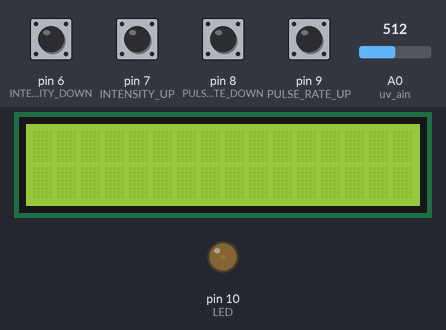
The sketch below on a simulated Arduino Uno, built with avr-gcc and run on an emulated ATmega328P. Shown: 16×2 character LCD, output pins drawn as LEDs (lit = HIGH). The inputs (shaded band) are chosen by the test bench; at power-on: pin 6 (INTENSITY_DOWN), pin 7 (INTENSITY_UP), pin 8 (PULSE_RATE_DOWN), pin 9 (PULSE_RATE_UP) HIGH, A0 (uv_ain) = 512. What the sketch prints to the serial monitor is not drawn.

Above: at 1.2 s.
1.3 s: pin 8 (PULSE_RATE_DOWN) pulled LOW for 0.15 s
At 1.49 s:
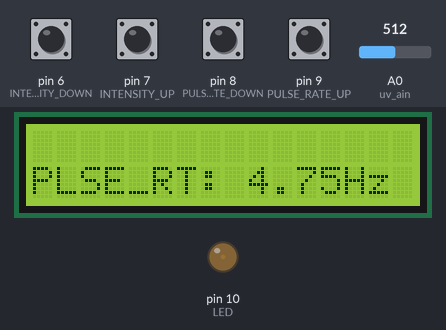
2.0 s: pin 6 (INTENSITY_DOWN) pulled LOW for 0.15 s
At 2.42 s:
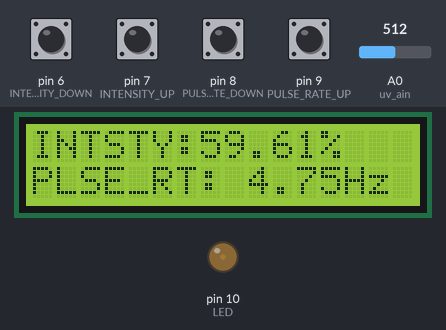
2.7 s: pin 7 (INTENSITY_UP) pulled LOW for 0.15 s
At 3.35 s:
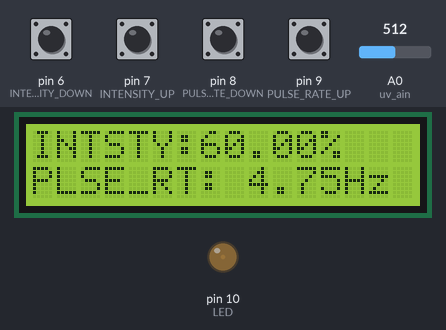
3.4 s: pin 9 (PULSE_RATE_UP) pulled LOW for 0.15 s
At 3.66 s:
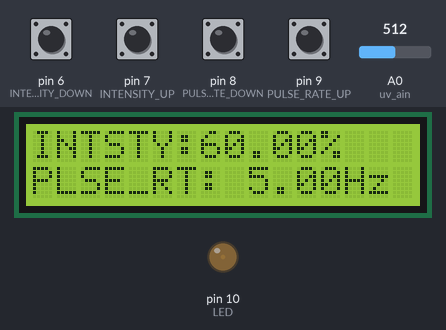
4.1 s: pin 6 (INTENSITY_DOWN) pulled LOW for 1 s
At 4.28 s:
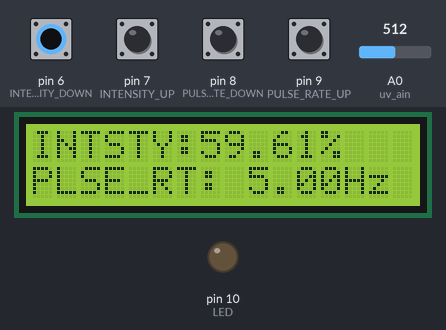
5.7 s: pin 9 (PULSE_RATE_UP) pulled LOW for 1 s
At 5.88 s:
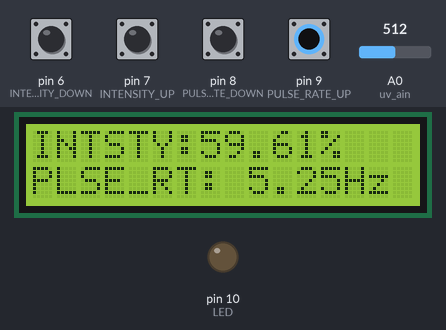
Timing chart, 0 to 8.3 s (numbered marks = the images above; inputs shaded):
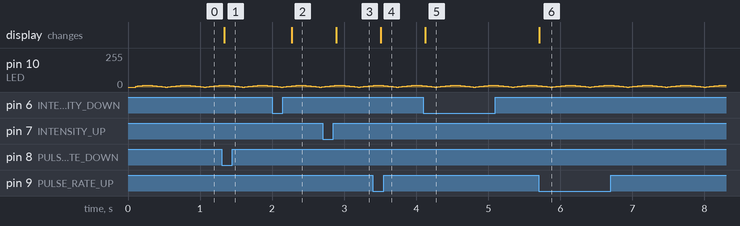

Measured:
- after the input at 1.3 s, the display: changes at once (image 1)
- after the input at 2.0 s, the display: changes after 0.27 s (image 2)
- after the input at 2.7 s, the display: changes after 0.19 s (image 3)
- after the input at 3.4 s, the display: changes after 0.11 s (image 4)
- after the input at 4.1 s, the display: changes at once (image 5)
- after the input at 5.7 s, the display: changes at once (image 6)

The sketch:

NDXLOH001_PWM_Code_Thesis.ino
```cpp
#include <LiquidCrystal.h>  //library for use with LCD
#include <PinChangeInterrupt.h> //Arduino Uno has pins 2 and 3 default enabled for interrupts,
//this library enables other pins for interrupt, used for pushbuttons

//initialise LCD library, defining which LCD pin is associated with each Arduino pin
const int RS = 12, E = 11, DB4 = 5, DB5 = 4, DB6 = 3, DB7 = 2;
LiquidCrystal lcd(RS, E, DB4, DB5, DB6, DB7);

const int LED = 10; //initialise Arduino pin D10 as interface with LED array
const int uv_ain = A0;  //initialise Arduino pin A0 as interface with UV sensor
double max_intensity = 60.0; //initialise variable to store maximum UV LED array intensity level: 0<=max_intensity<=255, stepped from 0-100%
double pulse_rate = 5.0; //initialise variable to store LED array pulse rate: 0.25<pulse rate<15 Hz. Default 5 Hz.
const double step_intensity = 100.0/255; //step size between array intensity values
int delta_t = 31.192 * pow(pulse_rate, -1.001) * max_intensity / 60; //set delay according to pulse rate
long int t0 = millis(); //variable to set starting time, as a reference against which to make plots

#define PULSE_RATE_UP 9
#define PULSE_RATE_DOWN 8
#define INTENSITY_UP 7
#define INTENSITY_DOWN 6

void setup()
{
    Serial.begin(9600); //set baud rate
    pinMode(INTENSITY_DOWN, INPUT_PULLUP);  //initialise pins as input pins, with default HIGH value
    pinMode(INTENSITY_UP, INPUT_PULLUP);
    pinMode(PULSE_RATE_DOWN, INPUT_PULLUP);
    pinMode(PULSE_RATE_UP, INPUT_PULLUP);

    pinMode(LED, OUTPUT); //setup Arduino pin to LED array as output mode, to transmit pulse rate/intensity
    pinMode(uv_ain, INPUT); //setup Arduino pin to UV sensor as input mode, to receive UV emission feedback

    lcd.begin(16, 2); //initialise LCD screen interface, specifying width=16, height=2

    attachPCINT(digitalPinToPCINT(INTENSITY_DOWN), intensityDown, FALLING);
    attachPCINT(digitalPinToPCINT(INTENSITY_UP), intensityUp, FALLING);
    attachPCINT(digitalPinToPCINT(PULSE_RATE_DOWN), pulseRateDown, FALLING);
    attachPCINT(digitalPinToPCINT(PULSE_RATE_UP), pulseRateUp, FALLING);

}
void loop()
{

    //LED array brightening, dimming and pulsing
    //brighten, max value 255
    for (int dutyCycle = 0; dutyCycle <= max_intensity * 0.255; dutyCycle += 1)
    {
        analogWrite(LED, dutyCycle);
        delay(delta_t);  //determines pulse rate
        Serial.print(analogRead(uv_ain));//print sensor reading to output
        Serial.print("|");//print character to split values
        Serial.println(t0 - millis());//print current time since start
    }

    //dim
    for (int dutyCycle = max_intensity * 0.255; dutyCycle >= 0; dutyCycle -= 1)
    {
        analogWrite(LED, dutyCycle);
        delay(delta_t);  //determines pulse rate

        Serial.print(analogRead(uv_ain));//print sensor reading to output
        Serial.print("|");//print character to split values
        Serial.println(t0 - millis());//print current time since start
    }
    //Serial.println(t0 - millis());//print current time since start
}


void intensityDown()
{
    if (max_intensity > 0)
    {
        max_intensity = max_intensity - step_intensity; //increment down by 1 point on the scale from 0-100%
        //delta_t = 31.192 * pow(pulse_rate, -1.001) * max_intensity / 60; //set new delay according to new pulse rate
    }
    lcd.setCursor(0, 0);  // set LCD cursor to column 0, line 0
    lcd.print("                ");
    lcd.setCursor(0, 0);  // set LCD cursor to column 0, line 0
    char intense_down_output[17];
    char st_intensity[17];
    dtostrf(abs(max_intensity), 5, 2, st_intensity);
    sprintf(intense_down_output, "INTSTY:%s%%", st_intensity);  //INTSTY is abbreviation for Intensity
    lcd.print(intense_down_output); //print new pulse rate on LCD
}

void intensityUp()
{
    if (max_intensity < 100)
    {
        max_intensity = max_intensity + step_intensity; //increment up by 1 point on the scale from 0-100%
        //delta_t = 31.192 * pow(pulse_rate, -1.001) * max_intensity / 60; //set new delay according to new pulse rate
    }
    lcd.setCursor(0, 0);  // set LCD cursor to column 0, line 0
    lcd.print("                ");
    lcd.setCursor(0, 0);  // set LCD cursor to column 0, line 0
    char intense_up_output[17];
    char st_intensity[17];
    dtostrf(max_intensity, 5, 2, st_intensity);
    sprintf(intense_up_output, "INTSTY:%s%%", st_intensity);  //INTSTY is abbreviation for Intensity
    lcd.print(intense_up_output); //print new pulse rate on LCD
}

void pulseRateDown()
{
    if (pulse_rate > 0.25)
    {
        pulse_rate = pulse_rate - 0.25;
        //delta_t = 31.192 * pow(pulse_rate, -1.001) * max_intensity / 60; //set new delay according to new pulse rate
    }

    lcd.setCursor(0, 1);  // set LCD cursor to column 0, line 1
    lcd.print("                ");
    lcd.setCursor(0, 1);  // set LCD cursor to column 0, line 1
    char pulse_down_output[17];
    char st_pulse_rate[17];
    dtostrf(pulse_rate, 5, 2, st_pulse_rate);
    sprintf(pulse_down_output, "PLSE_RT:%sHz", st_pulse_rate);
    lcd.print(pulse_down_output); //print new pulse rate on LCD
}

void pulseRateUp()
{
    if (pulse_rate < 15)    //upper limit of pulse rate is 15 Hz
    {
        pulse_rate = pulse_rate + 0.25;
        //delta_t = 31.192*pow(pulse_rate,-1.001)*max_intensity/60; //set new delay according to new pulse rate
    }
    lcd.setCursor(0, 1);  // set LCD cursor to column 0, line 1
    lcd.print("                ");
    lcd.setCursor(0, 1);  // set LCD cursor to column 0, line 1
    char pulse_up_output[17];
    char st_pulse_rate[17];
    dtostrf(pulse_rate, 5, 2, st_pulse_rate);
    sprintf(pulse_up_output, "PLSE_RT:%sHz", st_pulse_rate);
    lcd.print(pulse_up_output); //print new pulse rate on LCD
}
```
